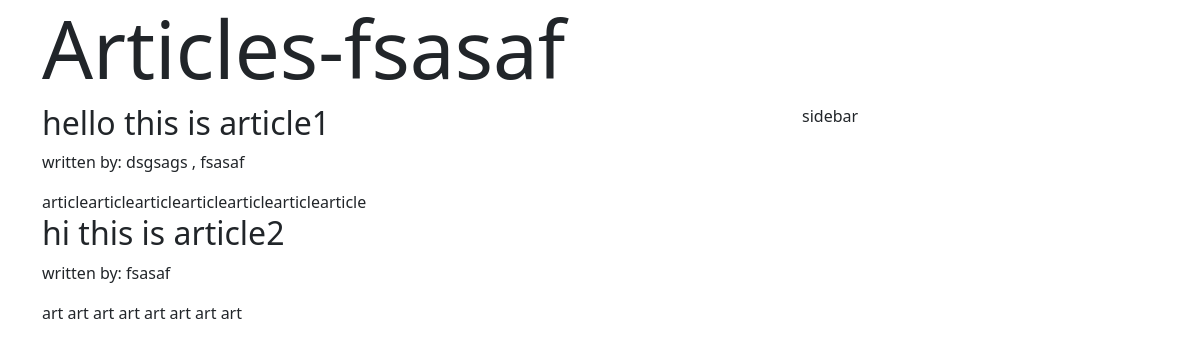
The app's page /articles_by/fsasaf with its own data.
### application/models.py (models this page shows)
class Article(db.Model):
    article_id = db.Column(db.Integer, primary_key=True, autoincrement=True)
    title = db.Column(db.String)
    content = db.Column(db.String)
    authors = db.relationship("user", secondary="article_authors")

class user(db.Model):
    user_id = db.Column(db.Integer, autoincrement=True, primary_key=True)
    username = db.Column(db.String, unique=True)
    email = db.Column(db.String, unique=True)

### application/controllers.py (the view)
@app.route('/articles_by/<user_name>',methods=['GET','POST'])
def articles_by_author(user_name):
    articlus=Article.query.filter(Article.authors.any(username=user_name)).all()
    print(articlus)
    return render_template("artbyauthor.html",articles=articlus,username=user_name)

### templates/artbyauthor.html (shortened to what this page needs)
<!doctype html>
<html lang="en">
<head>
  <link href="https://cdn.jsdelivr.net/npm/bootstrap@5.3.3/dist/css/bootstrap.min.css" rel="stylesheet"
>
</head>
<body>
  <div class="container">
    <div>
      <h1 class="display-1">Articles-{{username}}</h1>
    </div>
    <div class="row">
      <div class="col-md-8">
        {% for art in articles %}
        <div>
          <h2>
            {{art["title"]}}
          </h2>
          <p>written by:
            {% for author in art["authors"] %}
            {{author["username"]}}
            {% if not loop.last %}
            ,
            {% endif %}
            {% endfor %}
          </p>
          <div>{{art["content"]}}</div>
        </div>
        {% endfor %}
      </div>
      <div class="col-md-4">
        sidebar
      </div>
    </div>
  </div>
</body>
</html>

### records on screen
Article: title "hello this is article1", content "articlearticlearticlearticlearticlearticlearticle"
user: username "dsgsags"
user: username "fsasaf"
Article: title "hi this is article2", content "art art art art art art art art"
